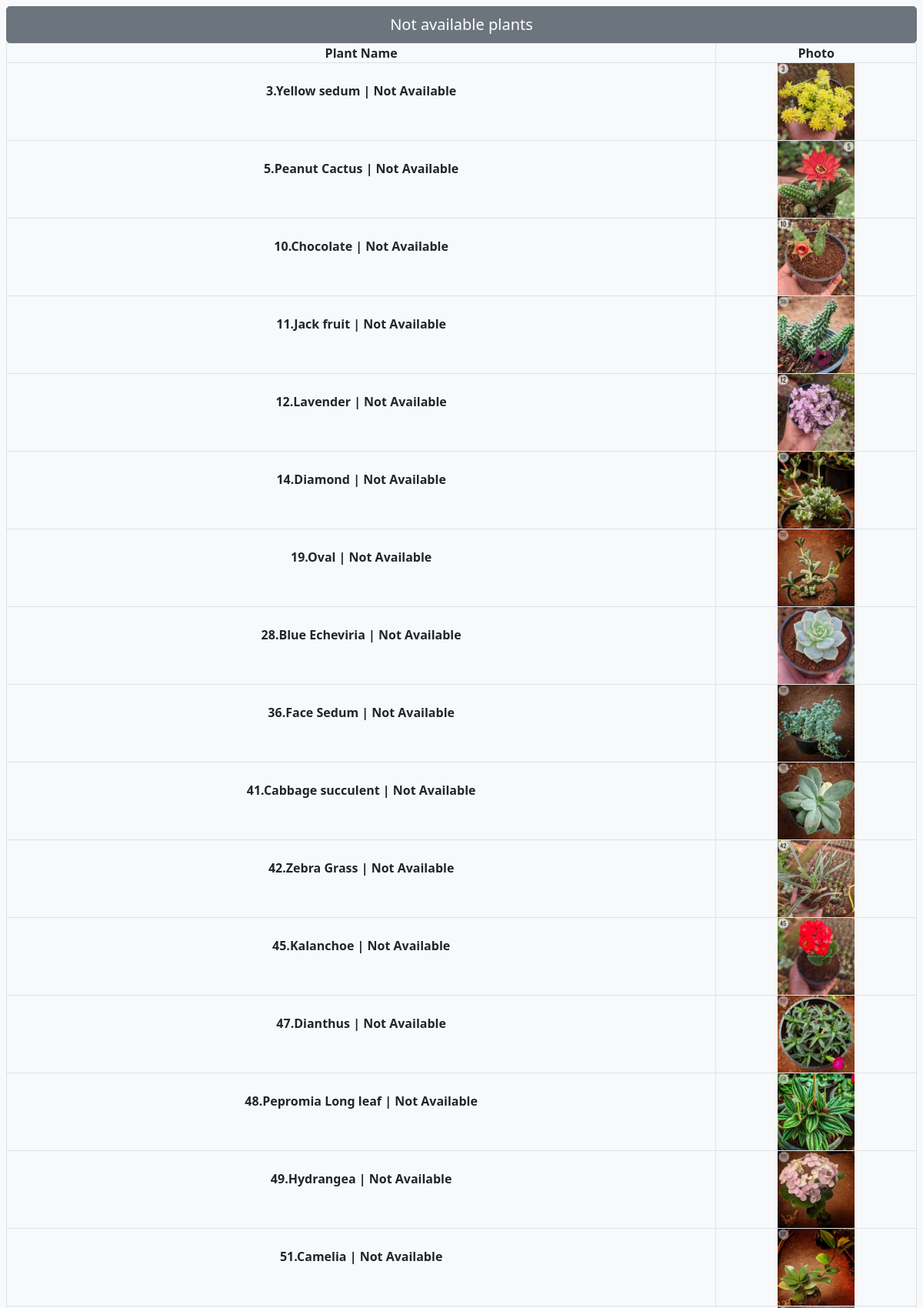
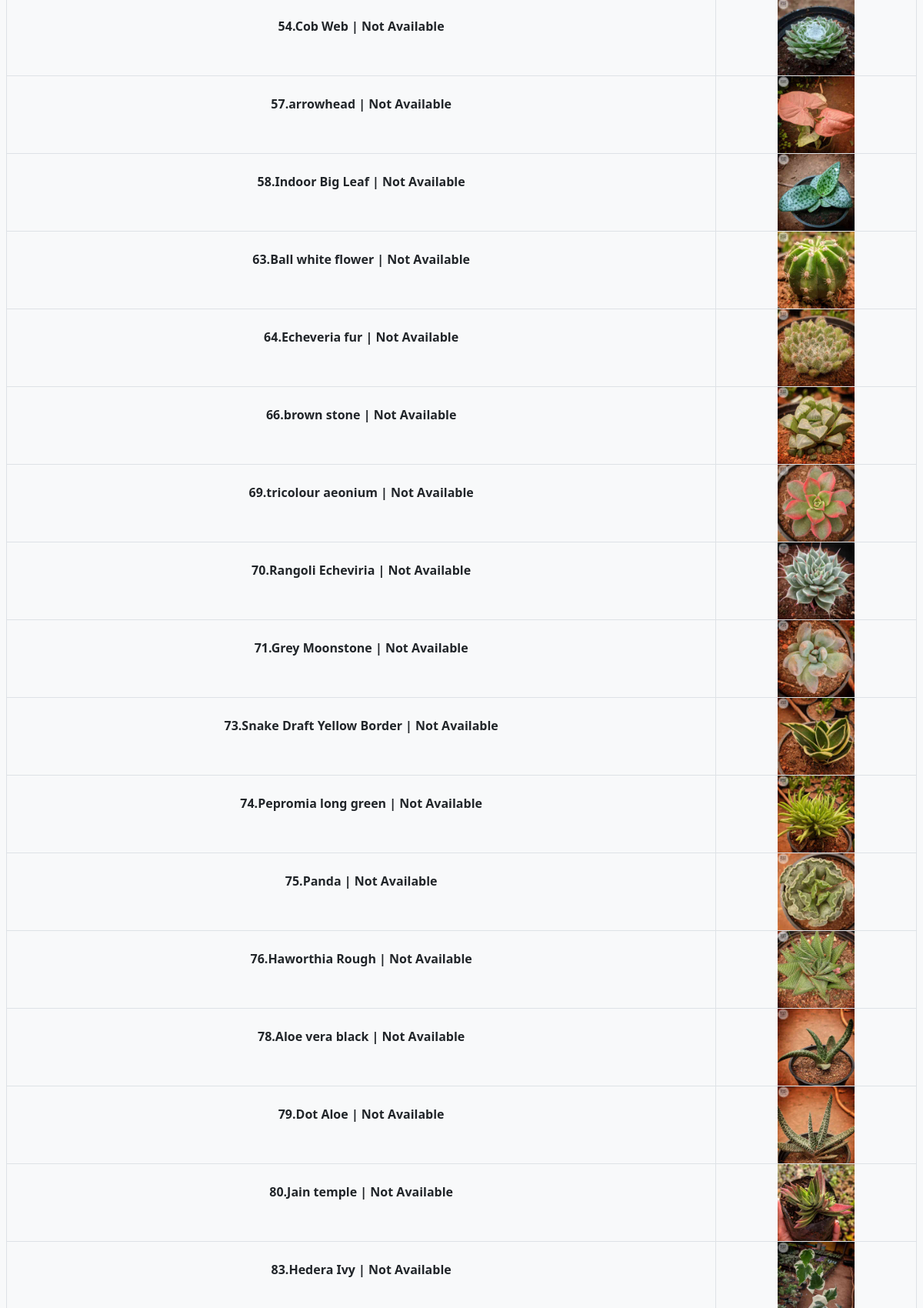
The page /billing/localna (upper part) on the database its author committed (2 pictures, top to bottom).
### store/models.py (models this page shows, shortened)
class Product(models.Model):
    pid=models.IntegerField(null=False)
    category = models.ForeignKey(Category, related_name='product', on_delete=models.CASCADE,default=7)
    risk = models.ForeignKey(Risk, related_name='product', on_delete=models.CASCADE,default=1)
    created_by = models.ForeignKey(User, on_delete=models.CASCADE, related_name='product_creator',default=1)
    title = models.CharField(max_length=255)
    Nickname=models.CharField(max_length=255)
    author = models.CharField(max_length=255, default='admin')
    description = models.TextField(blank=True)
    image = models.ImageField(upload_to='images/', default='images/default.png')
    slug = models.SlugField(max_length=255)
    size=models.CharField(max_length=255, default="2-3")
    price = models.IntegerField(default=0)
    disprice = models.IntegerField(default=0)
    orgprice = models.IntegerField(default=0)
    in_stock = models.BooleanField(default=True)
    indoor = models.BooleanField(default=False)
    mother = models.BooleanField(default=False)
    is_active = models.BooleanField(default=True)
    created = models.DateTimeField(auto_now_add=True)
    updated = models.DateTimeField(auto_now=True)
    objects = models.Manager()
    sun = models.ForeignKey(Sun, related_name='product', on_delete=models.CASCADE,default=1)
    Watering = models.ForeignKey(Watering, related_name='product', on_delete=models.CASCADE,default=1)
    products = ProductManager()
    maintenance = models.ForeignKey(maintenance, related_name='product', on_delete=models.CASCADE,default=1)
    tag = models.CharField(max_length=20, choices=TAG_CHOICES, default='None')
    class Meta:
        verbose_name_plural = 'Products'
        ordering = ('-created',)

### billing/views.py (the view)
# urls.py: path('localna',views.localna,name='localna'),
def localna(request):
  pid=[]
  name=[]
  photo=[]
  ava=[]
  for i in Product.objects.order_by('pid'):
    if i.is_active==False:
      name.append(i.Nickname)
      pid.append(i.pid)
      photo.append(i.image.url)
      if i.is_active==True:
        val="Available"
      else:
        val="Not Available"
      ava.append(val)
  prod=zip(pid,name,photo,ava)
  typen="Not available plants"
  return render(request,'store/local.html',{'prod':prod,'typen':typen})

### basket/context_processors.py (called while the page is built)
def basket(request):
    return {'basket': Basket(request)}

### store/context_processors.py (called while the page is built)
def categories(request):
    Product.objects.update(price=F('orgprice')-F('disprice'))
    return {
        'categories': Category.objects.all()
    }

### templates/store/local.html (shortened to what this page needs)
{% extends "./base.html" %} {% load static %} {% block title %}Catalogue{%endblock %}
{% load mathfilters %}
{% block content %}
<main>
  <div class="album py-2 bg-light">
    <div class="mx-2">
      <button class="btn btn-secondary btn-lg btn-block">{{typen}}</button>
      <table class="table table-hover table-bordered text-center">
        <tr>
          <th class="p-0" scope="col">Plant Name</th>
          <th class="p-0" scope="col">Photo</th>
        </tr>
        {% for i,j,k,l in prod %}
        <tr>
          <td class="p-0 pt-4" scope="row"><b>{{i}}.{{j}} | {{l}} </b></td>
          <td class="p-0">
            <img
              src="{{k}}"
              alt="mypic"
              width="100"
              height="100"
            />
          </td>
        </tr>
        {% endfor %}
</table>
    </div>
    </div>
    <br>
    <br>
</main>
{% endblock %}

### rows shown on the page
Product: prod "Yellow sedum"
Product: prod "Peanut Cactus"
Product: prod "Chocolate"
Product: prod "Jack fruit"
Product: prod "Lavender"
Product: prod "Diamond"
Product: prod "Oval"
Product: prod "Blue Echeviria"
Product: prod "Face Sedum"
Product: prod "Cabbage succulent"
Product: prod "Zebra Grass"
Product: prod "Kalanchoe"
Product: prod "Dianthus"
Product: prod "Pepromia Long leaf"
Product: prod "Hydrangea"
Product: prod "Camelia"
Product: prod "Cob Web"
Product: prod "arrowhead"
Product: prod "Indoor Big Leaf"
Product: prod "Ball white flower"
Product: prod "Echeveria fur"
Product: prod "brown stone"
Product: prod "tricolour aeonium"
Product: prod "Rangoli Echeviria"
Product: prod "Grey Moonstone"
Product: prod "Snake Draft Yellow Border"
Product: prod "Pepromia long green"
Product: prod "Panda"
Product: prod "Haworthia Rough"
Product: prod "Aloe vera black"
Product: prod "Dot Aloe"
Product: prod "Jain temple"
Product: prod "Hedera Ivy"

### other values the page prints
{{ typen }} "Not available plants"
{{ i }} "3" "5" "10" "11" "12" "14" "19" "28" "36" "41" "42" "45" "47" "48" "49" "51" "54" "57" "58" "63" "64" "66" "69" "70" "71" "73" "74" "75" "76" "78" "79" "80" "83"
{{ l }} "Not Available" "Not Available" "Not Available" "Not Available" "Not Available" "Not Available" "Not Available" "Not Available" "Not Available" "Not Available" "Not Available" "Not Available" "Not Available" "Not Available" "Not Available" "Not Available" "Not Available" "Not Available" "Not Available" "Not Available" "Not Available" "Not Available" "Not Available" "Not Available" "Not Available" "Not Available" "Not Available" "Not Available" "Not Available" "Not Available" "Not Available" "Not Available" "Not Available"
